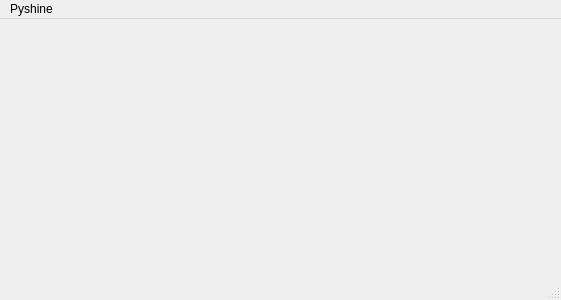
<?xml version="1.0" encoding="UTF-8"?>
<ui version="4.0">
 <class>MainWindow</class>
 <widget class="QMainWindow" name="MainWindow">
  <property name="geometry">
   <rect>
    <x>0</x>
    <y>0</y>
    <width>561</width>
    <height>300</height>
   </rect>
  </property>
  <property name="windowTitle">
   <string>MainWindow</string>
  </property>
  <widget class="QWidget" name="centralwidget"/>
  <widget class="QMenuBar" name="menubar">
   <property name="geometry">
    <rect>
     <x>0</x>
     <y>0</y>
     <width>561</width>
     <height>22</height>
    </rect>
   </property>
   <widget class="QMenu" name="menuPyshine">
    <property name="title">
     <string>Pyshine</string>
    </property>
    <widget class="QMenu" name="menuSubmenu">
     <property name="title">
      <string>Submenu</string>
     </property>
     <addaction name="actionitem1"/>
     <addaction name="actionitem_2"/>
    </widget>
    <addaction name="actionNew"/>
    <addaction name="actionExit"/>
    <addaction name="menuSubmenu"/>
   </widget>
   <addaction name="menuPyshine"/>
  </widget>
  <widget class="QStatusBar" name="statusbar">
   <property name="statusTip">
    <string>Pyshine</string>
   </property>
  </widget>
  <action name="actionNew">
   <property name="icon">
    <iconset>
     <normaloff>../Layout-responsivo/Images/Icon.ico</normaloff>../Layout-responsivo/Images/Icon.ico</iconset>
   </property>
   <property name="text">
    <string>New</string>
   </property>
  </action>
  <action name="actionExit">
   <property name="text">
    <string>Exit</string>
   </property>
  </action>
  <action name="actionitem1">
   <property name="text">
    <string>item1</string>
   </property>
  </action>
  <action name="actionitem_2">
   <property name="text">
    <string>item2</string>
   </property>
  </action>
 </widget>
 <resources/>
 <connections/>
</ui>
